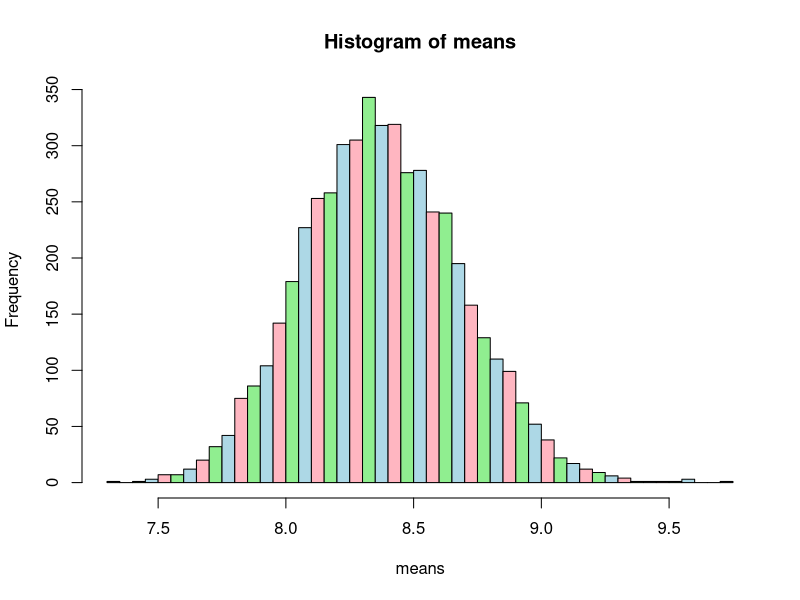

Reproduce this figure in R.
## ---- chunk 1
knitr::opts_chunk$set(echo = TRUE)
library(magrittr)
## ---- chunk 2

exp(0.5)


exp(2 +((0.5)^2/2 ))
## ---- chunk 3



set.seed(100)

data1<-rlnorm(10000,meanlog = 2,sdlog = 0.5)

# First 6 observations are shown below

head(data1)


## ---- chunk 4
summary(data1)
## ---- chunk 5
mean(data1)    
## ---- chunk 6
# Compute the mean, median and variance of the sample
mean(data1)
## ---- chunk 7
median(data1)
## ---- chunk 8
var(data1)
## ---- chunk 9
# Formula based mean values
thismean<-exp(2+0.25/2)
thismean
## ---- chunk 10
thismedian<-exp(2)
thismedian 
## ---- chunk 11

qlnorm(0.5,meanlog=2,sdlog=0.5)
## ---- chunk 12
thisvar<-(exp(0.25)-1)*exp(2*2+0.25)
thisvar
## ---- chunk 13
    
set.seed(100);

data1<-rlnorm(10000,meanlog = 2,sdlog = 0.5)

means <- replicate(5000,
    mean(sample(data1,200,replace=FALSE)))
## ---- chunk 14
#Generating 5000 different samples of size 200
#Then computing their sample means

means<-c()

set.seed(100)
for (i in 1:5000){
    selected_rows<-sample(1:10000,200,FALSE)
    
    selected_data<-data1[selected_rows]
    
    sample_mean<-mean(selected_data)
    
    means<-c(means,sample_mean)
} 

## ---- chunk 15
#Histogram of Sample Means
hist(means,breaks = 50, 
     col= c("lightblue","lightpink","lightgreen")) 
